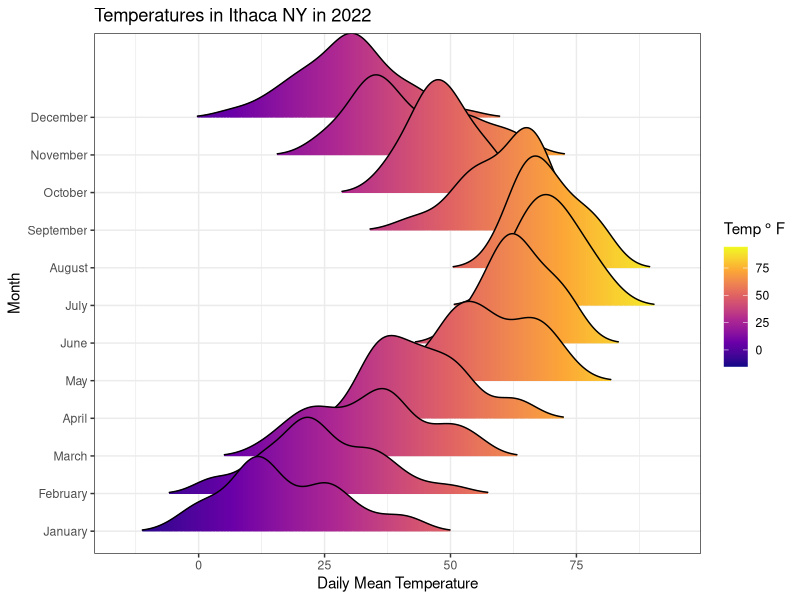

R code for this plot:
library(tidyverse)
library(ggridges)

# idea and plotting code shamelessly borrowed from:
# https://cran.r-project.org/web/packages/ggridges/vignettes/introduction.html

ith_22 <- read_csv("./input_data/weather_data/2022_daily_temps.csv")

head(ith_22)


ith_22 |> 
  # very handy tidyverse verb
  distinct(STATION)
# we have four stations

# look at how much data we have from each station by tallying missing (NA) data
ith_22 |> 
  group_by(STATION) |> 
  summarize(sum(is.na(TMIN)), sum(is.na(TMAX)))

# only the last station has no missing data (I think this is Cornell, but maybe the airport)

# choose it to keep things simple

# filter it and calculate mean temp

ith_weather <- ith_22 |> 
  filter(STATION == "USC00304174") |> 
  transmute(
    STATION, 
    DATE, 
    ########  note use of across and rowMeans() (trivial here ##
    ## but useful with more columns) ##
    mean_temp = rowMeans(across(c(TMAX, TMIN))), 
    # extract month as label from this
    month = lubridate::month(DATE, label = T, abbr = F))

head(ith_weather)

# don't fully understand use of after_stat
ggplot(ith_weather, aes(x = mean_temp, y = month, fill = after_stat(x))) +
  # use of density_ridges
  geom_density_ridges_gradient(scale = 3, rel_min_height = 0.01) +
  #### note use of expression() so I could use degree symbol##
  # also use of viridis color palette #
  # additional note: had a problem rendering the degree symbol until
  # I switched the plotting backend to Cairo (not sure what that means)
  scale_fill_viridis_c(name = expression("Temp"~degree~"F"), option = "C") +
  labs(title = 'Temperatures in Ithaca NY in 2022') + 
  theme_bw() + 
  ylab("Month") + 
  xlab("Daily Mean Temperature")

